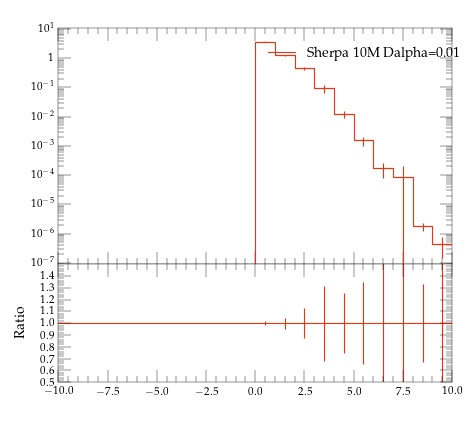

Write the Python code that produced this figure.
#! /usr/bin/env python

# This Python script was auto-generated using YODA v2.0.0.
# Analysis object: /evtb/inc_jbjg_deta
# Timestamp: 13-04-2024 (01:44:13)

import matplotlib as mpl
import matplotlib.pyplot as plt
mpl.use('Agg') # comment out for interactive use
import os
import numpy as np

plotDir = os.path.split(os.path.realpath(__file__))[0]
if 'YODA_USER_PLOT_PATH' in globals():
    plot_outdir = globals()['YODA_USER_PLOT_PATH']
else:
    plot_outdir = plotDir

#plot style
plt.style.use(os.path.join(plotDir, '../default.mplstyle'))
# plot metadata
figW, figH = plt.rcParams['figure.figsize']
ax_xLabel = r''
ax_yLabel = r''
ax_title  = r''
ax_xScale = 'linear'
ax_yScale = 'log'
xLims = (-10.0, 10.0)
yLims = (9e-08, 11.0)

# TeX-friendly labels for the legend
labels = [ r"Sherpa 10M Dalpha=0.01" ]

# Create figure and axis objects
fig, (ax, ratio0_ax) = plt.subplots(2, 1, sharex=True,
                  figsize=(figW,figH), gridspec_kw={'height_ratios': (2, 1)})
ratio0_ax.yaxis.set_major_locator(mpl.ticker.MultipleLocator(0.1))
ratio0_ax.set_ylim(0.5, 1.4999)
ratio0_ax.set_ylabel('Ratio')

# LineColor map: curve index -> color
linecolors = {0: '#EE3311'}
# the numerical data is stored in a separate file
dataf = dict()
prefix = os.path.split(__file__)[0]
if prefix:    prefix = prefix + '/'
exec(open(prefix+'inc_jbjg_deta__data.py').read(), dataf)


legend_handles = [] # keep track of handles for the legend

# style options for curves
# starts at zorder>=5 to draw curve on top of legend
styles = {
  'curve0': {
    'color' : linecolors[0],
    'linestyle' : '-',
    'marker' : 'o',
    'zorder' : 5,
    'histstyle' : True,
  },
}
# curve from input yoda files in main panel
for label in dataf['yvals'].keys():
    if all(np.isnan(v) for v in dataf['yvals'][label]):
        continue
    tmp = None
    if styles[label]['histstyle']: # draw as histogram
        tmp, = ax.plot(dataf['xedges'], dataf['yedges'][label],
                       color=styles[label]['color'],
                       linestyle=styles[label]['linestyle'],
                       drawstyle='steps-pre', solid_joinstyle='miter',
                       zorder=styles[label]['zorder'], label=label)
        ax.errorbar(dataf['xpoints'], dataf['yvals'][label], color=styles[label]['color'],
                    xerr=dataf['xerrs'], yerr=[dataf['ydowns'][label], dataf['yups'][label]],
                    linestyle='none', zorder=styles[label]['zorder'])
    else: # draw as scatter
        tmp = ax.errorbar(dataf['xpoints'], dataf['yvals'][label],
                          xerr=dataf['xerrs'],
                          yerr=[ dataf['ydowns'][label],
                          dataf['yups'][label] ],
                          fmt=styles[label]['marker'],
                          ecolor=styles[label]['color'],
                          color=styles[label]['color'], zorder=2)
        tmp[-1][0].set_linestyle(styles[label]['linestyle'])
    legend_handles += [tmp]
    for varLabel in dataf['variation_yvals'].keys():
        if varLabel.startswith(label):
            tmp, = ax.plot(dataf['xedges'], dataf['variation_yvals'][varLabel],
                           color=styles[label]['color'],
                           linestyle=styles[label]['linestyle'],
                           drawstyle='steps-pre', solid_joinstyle='miter',
                           zorder=styles[label]['zorder'], alpha=0.5)


# plots on ratio panel
# curve from input yoda files in ratio panel
for label, yvals in dataf['ratio0_yvals'].items():
    if all(np.isnan(v) for v in yvals):
        continue
    if styles[label]['histstyle']: # plot as histogram
        ratio0_ax.plot(dataf['xedges'], yvals,
                       color=styles[label]['color'],
                       linestyle=styles[label]['linestyle'],
                       drawstyle='steps-pre', zorder=1,
                       solid_joinstyle='miter')
        ratio0_ax.vlines(dataf['xpoints'],
                         dataf['ratio0_ymin'][label],
                         dataf['ratio0_ymax'][label],
                         color=styles[label]['color'], zorder=1)
    else: # plot as scatter
        tmp = ratio0_ax.errorbar(dataf['xpoints'],
                                 yvals, xerr=dataf['xerrs'],
                                 yerr=dataf['ratio0_yerrs'][label],
                                 fmt=styles[label]['marker'],
                                 ecolor=styles[label]['color'],
                                 color=styles[label]['color'])
        tmp[-1][0].set_linestyle(styles[label]['linestyle'])

    for varlabel in dataf['ratio0_variation_vals'].keys():
        if varlabel.startswith(label):
            ratio0_ax.plot(dataf['xedges'],
                            dataf['ratio0_variation_vals'][varlabel],
                            color=styles[label]['color'],
                            linestyle=styles[label]['linestyle'],
                            drawstyle='steps-pre', solid_joinstyle='miter',
                            zorder=1, alpha=0.5)

legend_pos = (0.5, 0.97)
ax.legend(legend_handles, labels, loc='upper left', bbox_to_anchor=legend_pos)

# set plot metadata as defined above
ratio0_ax.set_xlabel(ax_xLabel)
ratio0_ax.xaxis.set_label_coords(1., -.15)
ax.set_ylabel(ax_yLabel, loc='top')
ax.set_title(ax_title, loc='left')
ax.set_xscale(ax_xScale)
ax.set_yscale(ax_yScale)
ax.set_xlim(xLims)
ax.set_ylim(yLims)

# tick formatting
plt.rcParams['xtick.top'] = True
plt.rcParams['ytick.right'] = True
ax.yaxis.set_major_locator(mpl.ticker.LogLocator(base=10.0, numticks=np.inf))
ax.yaxis.set_minor_locator(mpl.ticker.LogLocator(
                           base=10.0, subs=np.arange(0.1, 1, 0.1), numticks=np.inf))
fig.align_ylabels((ax, ratio0_ax))
plt.savefig(os.path.join(plot_outdir, 'inc_jbjg_deta.pdf'), format='PDF')
plt.savefig(os.path.join(plot_outdir, 'inc_jbjg_deta.png'), format='PNG')

plt.close(fig)
